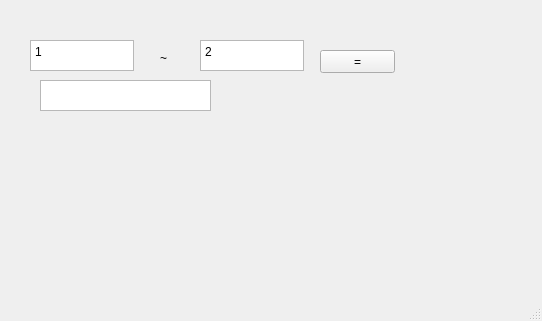
<?xml version="1.0" encoding="UTF-8"?>
<ui version="4.0">
 <class>MainWindow</class>
 <widget class="QMainWindow" name="MainWindow">
  <property name="geometry">
   <rect>
    <x>0</x>
    <y>0</y>
    <width>542</width>
    <height>321</height>
   </rect>
  </property>
  <property name="windowTitle">
   <string>MainWindow</string>
  </property>
  <widget class="QWidget" name="centralwidget">
   <widget class="QPlainTextEdit" name="te1">
    <property name="geometry">
     <rect>
      <x>30</x>
      <y>40</y>
      <width>104</width>
      <height>31</height>
     </rect>
    </property>
    <property name="plainText">
     <string>1</string>
    </property>
   </widget>
   <widget class="QPlainTextEdit" name="te2">
    <property name="geometry">
     <rect>
      <x>200</x>
      <y>40</y>
      <width>104</width>
      <height>31</height>
     </rect>
    </property>
    <property name="plainText">
     <string>2</string>
    </property>
   </widget>
   <widget class="QLabel" name="label">
    <property name="geometry">
     <rect>
      <x>160</x>
      <y>50</y>
      <width>31</width>
      <height>16</height>
     </rect>
    </property>
    <property name="text">
     <string>~</string>
    </property>
   </widget>
   <widget class="QPushButton" name="pb">
    <property name="geometry">
     <rect>
      <x>320</x>
      <y>50</y>
      <width>75</width>
      <height>23</height>
     </rect>
    </property>
    <property name="text">
     <string>=</string>
    </property>
   </widget>
   <widget class="QPlainTextEdit" name="te3">
    <property name="geometry">
     <rect>
      <x>40</x>
      <y>80</y>
      <width>171</width>
      <height>31</height>
     </rect>
    </property>
   </widget>
  </widget>
  <widget class="QMenuBar" name="menubar">
   <property name="geometry">
    <rect>
     <x>0</x>
     <y>0</y>
     <width>542</width>
     <height>21</height>
    </rect>
   </property>
  </widget>
  <widget class="QStatusBar" name="statusbar"/>
 </widget>
 <resources/>
 <connections/>
</ui>
